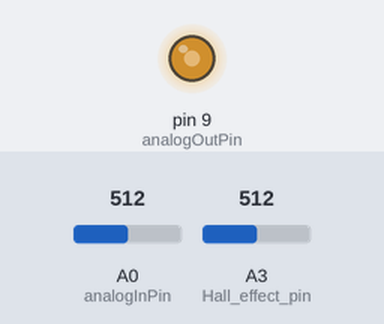
This sketch was run on a simulated Arduino Uno, built with avr-gcc and run on an emulated ATmega328P. Shown: output pins drawn as LEDs (lit = HIGH). The test bench sets the inputs (shaded band); at power-on: A0 (analogInPin) = 512, A3 (Hall_effect_pin) = 512. What the sketch prints to the serial monitor is not drawn.

Above: at 1.2 s.
1.3 s: A0 (analogInPin) set to 122
At 2.5 s:
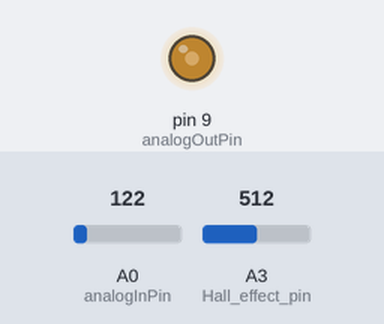
2.8 s: A0 (analogInPin) set to 1023
At 4.0 s:
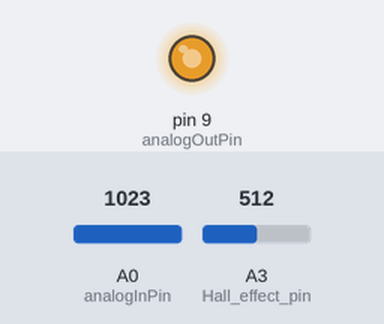
4.3 s: A3 (Hall_effect_pin) set to 110
7.3 s: A3 (Hall_effect_pin) set to 92
Timing chart, 0 to 10.3 s (numbered marks = the images above; inputs shaded):
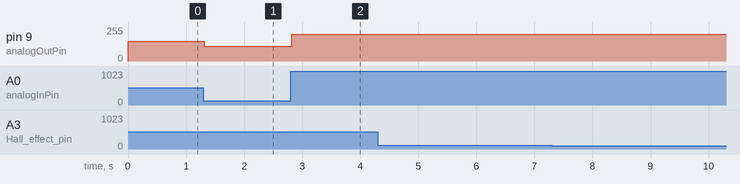

Measured:
- after the input at 1.3 s, pin 9 (analogOutPin): 150/255 → 111/255 at once
- after the input at 2.8 s, pin 9 (analogOutPin): 111/255 → 200/255 at once
- after the input at 4.3 s, every drawn part: stays the same
- after the input at 7.3 s, every drawn part: stays the same

The sketch:

Brushless_task_j.ino
```cpp
const int analogInPin = A0;  // Analog input pin that the potentiometer is attached to
const int Hall_effect_pin = A3;

const int analogOutPin = 9; // Analog output pin that the LED is attached to

// const int WaveTestOne = 3;
//const int WaveTestTwo = 5;
//const int WaveTestThree = 6;

int sensorValue = 0;        // value read from the pot
int outputValue = 0;        // value output to the PWM (analog out)

int wave1 = 0;
int wave2 = 0;
int wave3 = 0;

int Hall = 0;

int RPM = 0;

void setup() {
  // initialize serial communications at 9600 bps:
  pinMode(Hall_effect_pin, INPUT_PULLUP);
  Serial.begin(9600);
}

void loop() {
  // read the analog in value:
  sensorValue = analogRead(analogInPin);

  // map it to the range of the analog out:
  outputValue = map(sensorValue, 0, 1023, 100, 200);
  // change the analog out value:
  analogWrite(analogOutPin, outputValue);

  Hall = analogRead(Hall_effect_pin);

  Serial.print("\t Hall_effect = ");
  Serial.println(Hall);


  // wait 2 milliseconds before the next loop for the analog-to-digital
  // converter to settle after the last reading:
  delay(2);
}
```
